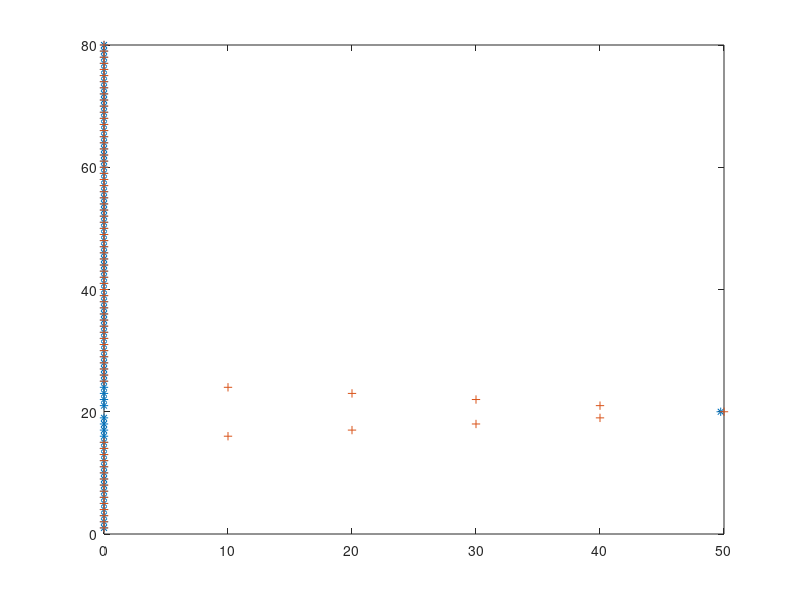

MATLAB code to generate this figure:

%global variables 

Dimensionality = 80;
HalfDimensionality = 40;
Number_of_iterations = 50;
Length_constant = 10.00;
Max_strength = abs(2.0);
Epsilon = 1e-1;
Upper_limit = 60;
Lower_limit = 0;

Initial_state_vector = zeros(Dimensionality,1);

%{
% 4.19 4.20 4.21 4.22 4.23
for i=1:20
    Initial_state_vector(i)=10;
end
for i=21:60
    Initial_state_vector(i)=40;
end
for i=61:80
    Initial_state_vector(i)=10;
end
%}

% Intial state vector for Winner-take-all
% For BIAS light level set initial to 10 instead of 0
% for win peaks just manually assign the initials to the graphs in book


% 4.26
Initial_state_vector(16) = 10;
Initial_state_vector(17) = 20;
Initial_state_vector(18) = 30;
Initial_state_vector(19) = 40;
Initial_state_vector(20) = 50;
Initial_state_vector(21) = 40;
Initial_state_vector(22) = 30;
Initial_state_vector(23) = 20;
Initial_state_vector(24) = 10;


%{
%4.27
Initial_state_vector = 10*ones(Dimensionality,1);
Initial_state_vector(17) = 20;
Initial_state_vector(18) = 30;
Initial_state_vector(19) = 40;
Initial_state_vector(20) = 50;
Initial_state_vector(21) = 40;
Initial_state_vector(22) = 30;
Initial_state_vector(23) = 20;
%}


%4.28/4.29 
% Initial_state_vector = 10*ones(Dimensionality,1);
% Initial_state_vector(14) = 20;
% Initial_state_vector(15) = 30;
% Initial_state_vector(16) = 20;
% Initial_state_vector(39) = 20;
% Initial_state_vector(40) = 30;
% Initial_state_vector(41) = 40;
% Initial_state_vector(42) = 30;
% Initial_state_vector(43) = 20;


State_vector=Initial_state_vector;


% creates distance matrix from one neuron to another
Distance=zeros();
for i=1:Dimensionality
    for j=1:Dimensionality
        dist=abs(i-j); % keep track of distance
        if dist > HalfDimensionality
            dist=Dimensionality-dist;
        end
        Distance(i,j)=dist;
    end
end


% compute inhibitory weights 

Inhibitory_weights=(-1)*Max_strength*exp((-1)*(Distance/Length_constant));


% For winner takes all method 
for i=1:Dimensionality 
   Inhibitory_weights(i,i) = 0;
end



%Compute inhibited state vector
    New_state_vector=zeros(Dimensionality,1);
for i=1:Number_of_iterations
    for j=1:Dimensionality;
    Error=Initial_state_vector(j)+(Inhibitory_weights(j,:)*State_vector)-State_vector(j);
    New_state_vector(j)=State_vector(j)+(Epsilon*Error);
    end
    
    
    %Limit state vector
    for k=1:Dimensionality
        if(New_state_vector(k)<Lower_limit)
            New_state_vector(k)=Lower_limit;
        
        elseif(New_state_vector(k)>Upper_limit)
            New_state_vector(k)=Upper_limit;
        end
    end
    
   State_vector = New_state_vector;
        
end
 
   
%Convergence Test 
%First we subtract the vectors and then compute the length of the new
%vector and test to see whether its greater than 1

 
Vector_difference = State_vector - Initial_state_vector;

vec_length = norm(Vector_difference);

if(vec_length>1)
    disp('Convergence test is successful')
end


y2=Initial_state_vector;
x=1:1:80;
y=New_state_vector;plot(y,x,'*',y2,x,'+');
    
    